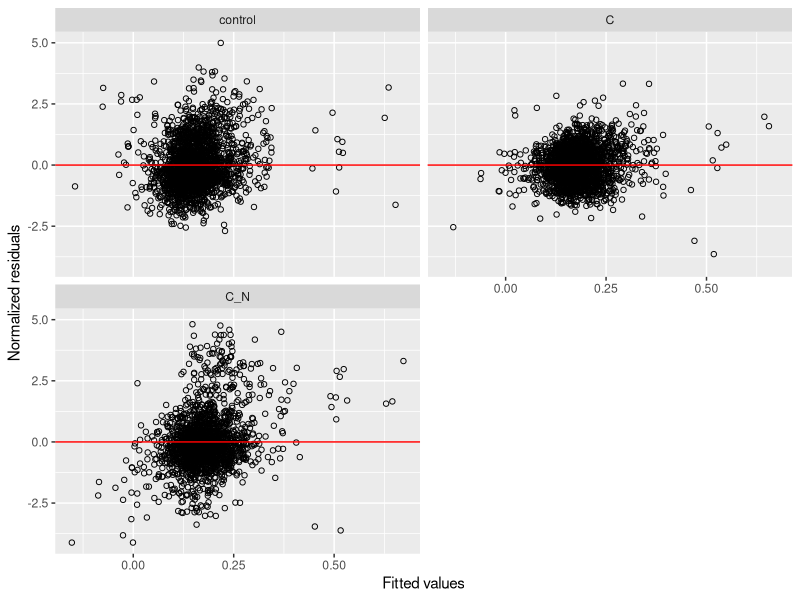
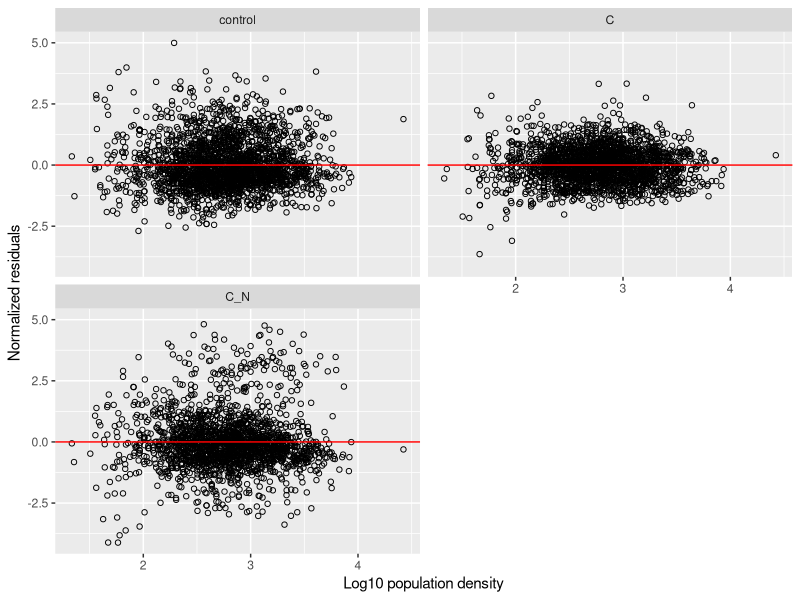

Source code (R) for these figures, in order: (Note: this script raises an error after producing the figures.)
#------------
#   Stone et al. 
#   2022
#   Nutrients strengthen density dependence of per-capita growth and mortality rates in the soil bacterial community
#   Oecologia
# -----------
# calculation of growth rates using linear mixed effects models
# Following the advice of Ieno et al. "Mixed effects models and extensions in ecology with R"

library(data.table)
library(lme4)
library(lmerTest)
library(ggplot2)

dat <- fread('../data/qsip_growth_mortality.csv')
gcn <- fread('../data/qsip_taxa_16s_gcn_nstd.csv')

dat <- merge(dat, gcn[, .(taxonID, num_16s, nstd)], all.x = T, by.x = 'taxon_id', by.y = 'taxonID')

dat[nstd > 0.15, num_16s := 2][, nstd := NULL]

dat[, `:=` (treatment = factor(treatment, levels = c('control', 'C', 'C_N')),
            mortality = mortality * -1,
            wvd_sqrt = sqrt(wvd),
            pop_log10 = log10(abund_16s / num_16s),
            pop_log10_t0 = log10(abund_16s_t0 / num_16s))]

# how many taxa initially?
dat[, uniqueN(taxon_id)]
dat[, uniqueN(taxon_id), by = ecosystem]
# 2300 with ~ 650-950 per ecosystem

# limit analyses to ASVs that occur in every treatment at least three times
dat <- dat[, n_trt := uniqueN(treatment), by = .(taxon_id, ecosystem)
           ][n_trt == 3
             ][, n_trt := NULL
               ][, n_rep := .N, b = .(taxon_id, treatment)
                 ][n_rep > 2
                   ][, n_rep := NULL]

# how many taxa now?
dat[, uniqueN(taxon_id)]
# 524


# Estimate best random structure------------------------------------------------

set.seed(82521)

# No random variation structure
m_init <- lm(mortality ~ pop_log10_t0*treatment,
             data = dat)

# just ecosystem
m_ie <- lmer(mortality ~ pop_log10_t0*treatment + 
               (1|ecosystem),
             data = dat, REML = F)

m_pe <- lmer(mortality ~ pop_log10_t0*treatment + 
               (pop_log10_t0|ecosystem),
             data = dat, REML = F)
# singular when adjusting for 16S GCN

# just taxon ID
m_it <- lmer(mortality ~ pop_log10_t0*treatment + 
               (1|taxon_id),
             data = dat, REML = F)

m_pt <- lmer(mortality ~ pop_log10_t0*treatment + 
               (pop_log10_t0|taxon_id),
             data = dat, REML = F)

# just Phylum
m_ip <- lmer(mortality ~ pop_log10_t0*treatment + 
               (1|Phylum),
             data = dat, REML = F)

m_pp <- lmer(mortality ~ pop_log10_t0*treatment + 
               (pop_log10_t0|Phylum),
             data = dat, REML = F)
# failed to converge

# taxon ID and ecosystem
m_ite <- lmer(mortality ~ pop_log10_t0*treatment +
                (1|taxon_id/ecosystem),
              data = dat, REML = F)

m_pte <- lmer(mortality ~ pop_log10_t0*treatment +
                (pop_log10_t0|taxon_id/ecosystem),
              data = dat, REML = F)
# singular fit - exclude - failed to converge when adjusting for 16S GCN

# Phylum, taxon ID, and ecosystem
m_ipte <- lmer(mortality ~ pop_log10_t0*treatment + 
                 (1|Phylum/taxon_id/ecosystem),
               data = dat, REML = F)

m_ppte <- lmer(mortality ~ pop_log10_t0*treatment + 
                 (pop_log10_t0|Phylum/taxon_id/ecosystem),
               data = dat, REML = F)
# singular fit

# Phylum, taxon ID, and ecosystem, but separate slopes/intercepts
m_ipt_e <- lmer(mortality ~ pop_log10_t0*treatment + 
                 (1|Phylum/taxon_id) +
                 (1|ecosystem),
               data = dat, REML = F)

m_ppt_e <- lmer(mortality ~ pop_log10_t0*treatment + 
                 (pop_log10_t0|Phylum/taxon_id) +
                 (pop_log10_t0|ecosystem),
               data = dat, REML = F)
# failed to converge

# compare, keeping lm object at the end, excluding models that didn't converge or had singular fit
mod_compare <- anova(m_ie, 
                     m_pe,  # this is the model specified to address H3
                     m_it,
                     m_pt,
                     m_ip,
                     # m_pp,
                     m_ite, 
                     # m_pte, 
                     m_ipte,
                     # m_ppte, 
                     m_ipt_e,
                     # m_ppt_e, 
                     m_init)

mod_compare <- data.table(model = rownames(mod_compare), mod_compare)
mod_compare[, delt_AIC := AIC - min(AIC)][order(delt_AIC)][]


# compare fixed effects
pull_terms <- function(x, aic) {
  y <- anova(get(x))
  z <- c(y$`F value`, y$`Pr(>F)`, aic)
  term <- c(paste0(rownames(y), '_F'), paste0(rownames(y), '_p'), 'delt_AIC')
  list(val = z, term = term)
}

fe_compare <- mod_compare[, delt_AIC := AIC - min(AIC)
                          ][order(delt_AIC), .(model, delt_AIC)
                            ][, pull_terms(model, delt_AIC), by = model]
fe_compare <- dcast(fe_compare[!is.na(val)], model ~ term, value.var = 'val')

fe_compare[order(delt_AIC), .(model, 
                              pop_log10_t0_F, pop_log10_t0_p,
                              treatment_F, treatment_p,
                              `pop_log10_t0:treatment_F`, `pop_log10_t0:treatment_p`)]


# Check residuals---------------------------------------------------------------

# get residuals
resid_data <- cbind(m_ipt_e@frame, 
                    resid=resid(m_ipt_e, scaled = T),
                    fitted=fitted(m_ipte))

# residuals by fitted values, grouped by treatment
ggplot(resid_data, aes(fitted, resid)) + 
  geom_point(pch=1) +
  geom_hline(yintercept=0, color='red') +
  facet_wrap(~ treatment, ncol=2) +
  xlab('Fitted values') +
  ylab('Normalized residuals')

# residuals by pop
ggplot(resid_data, aes(pop_log10_t0, resid)) + 
  geom_point(pch=1) +
  geom_hline(yintercept=0, color='red') +
  facet_wrap(~ treatment, ncol=2) +
  xlab('Log10 population density') +
  ylab('Normalized residuals')

# residuals look pretty good - but there is slightly lower variance in the C treatment


# Estimate best fixed structure-------------------------------------------------

# fit full model
m_full <- lmer(mortality ~ pop_log10_t0*treatment + 
                 (1|Phylum/taxon_id) +
                 (1|ecosystem),
               data = dat, REML = F)

# remove 2-way interaction and compare with Log-likelihood test
m_no_2_int <- lmer(update(m_full, . ~ . - pop_log10_t0:treatment), data = dat, REML = F)
anova(m_full, m_no_2_int)
# better with the 2-way interaction 

# fit final model with REML = T
m_optim <- lmer(mortality ~ pop_log10_t0*treatment + 
                  (1|Phylum/taxon_id) +
                  (1|ecosystem),
                data = dat, REML = T)

# look at significant terms
anova(m_optim)
# All terms significant


# plot
dat$pred_mortality <- predict(m_optim, newdata = dat, re.form = NA)

log_breaks <- outer(1:10, 10^(1:5), '*')
log_labels <- log_breaks
log_labels[] <- scales::label_number_si()(log_labels)
log_labels[2:nrow(log_labels),] <- ''

ggplot(dat, aes(pop_log10_t0, mortality)) +
  geom_hline(yintercept = 0, color = gray(.5)) +
  geom_point(size=rel(.75), color=hsv(.55, .6, .35)) +
  geom_line(aes(y = pred_mortality), color=hsv(0,.8,1), size=.8) +
  xlab(expression(atop('Initial population density', '(genomes g'^-1*' soil, log'[10]*'-scale)'))) +
  ylab('Per-capita mortality rate') +
  scale_x_continuous(breaks = c(log10(log_breaks)),
                     labels = c(log_labels)) +
  facet_grid(. ~ treatment)
